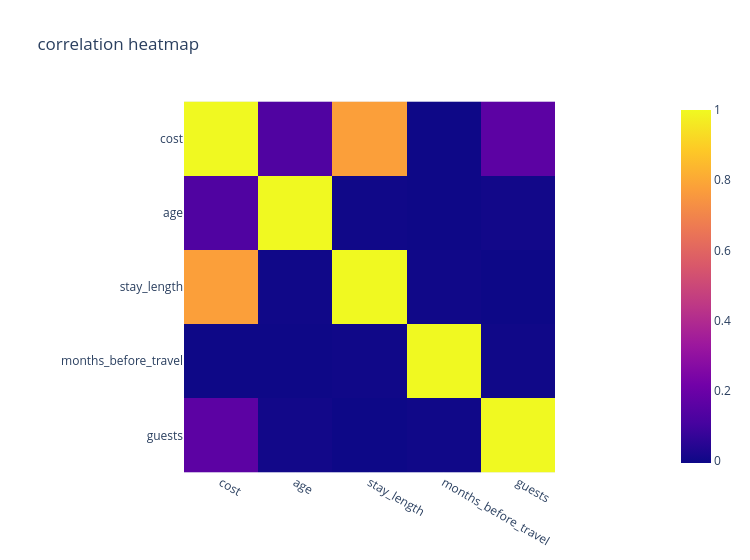

Source (notebook cell):
### Code cell
px.imshow(train[["cost","age", "stay_length", "months_before_travel", "guests"]].corr().round(3), title="correlation heatmap", width=750)

### Figure 1 — Plotly figure (JSON) as saved in the notebook; plotly's stock layout.template omitted (floating-point values rounded to 4 significant figures)
{"data": [{"coloraxis": "coloraxis", "hovertemplate": "x: %{x}<br>y: %{y}<br>color: %{z}<extra></extra>", "name": "0", "type": "heatmap", "x": ["cost", "age", "stay_length", "months_before_travel", "guests"], "xaxis": "x", "y": ["cost", "age", "stay_length", "months_before_travel", "guests"], "yaxis": "y", "z": [[1.0, 0.132, 0.776, -0.003, 0.162], [0.132, 1.0, 0.001, -0.003, 0.004], [0.776, 0.001, 1.0, -0.0, -0.005], [-0.003, -0.003, -0.0, 1.0, 0.001], [0.162, 0.004, -0.005, 0.001, 1.0]]}], "layout": {"coloraxis": {"colorscale": [[0, "#0d0887"], [0.1111, "#46039f"], [0.2222, "#7201a8"], [0.3333, "#9c179e"], [0.4444, "#bd3786"], [0.5556, "#d8576b"], [0.6667, "#ed7953"], [0.7778, "#fb9f3a"], [0.8889, "#fdca26"], [1, "#f0f921"]]}, "title": {"text": "correlation heatmap"}, "width": 750, "xaxis": {"anchor": "y", "constrain": "domain", "domain": [0, 1], "scaleanchor": "y"}, "yaxis": {"anchor": "x", "autorange": "reversed", "constrain": "domain", "domain": [0, 1]}}}
